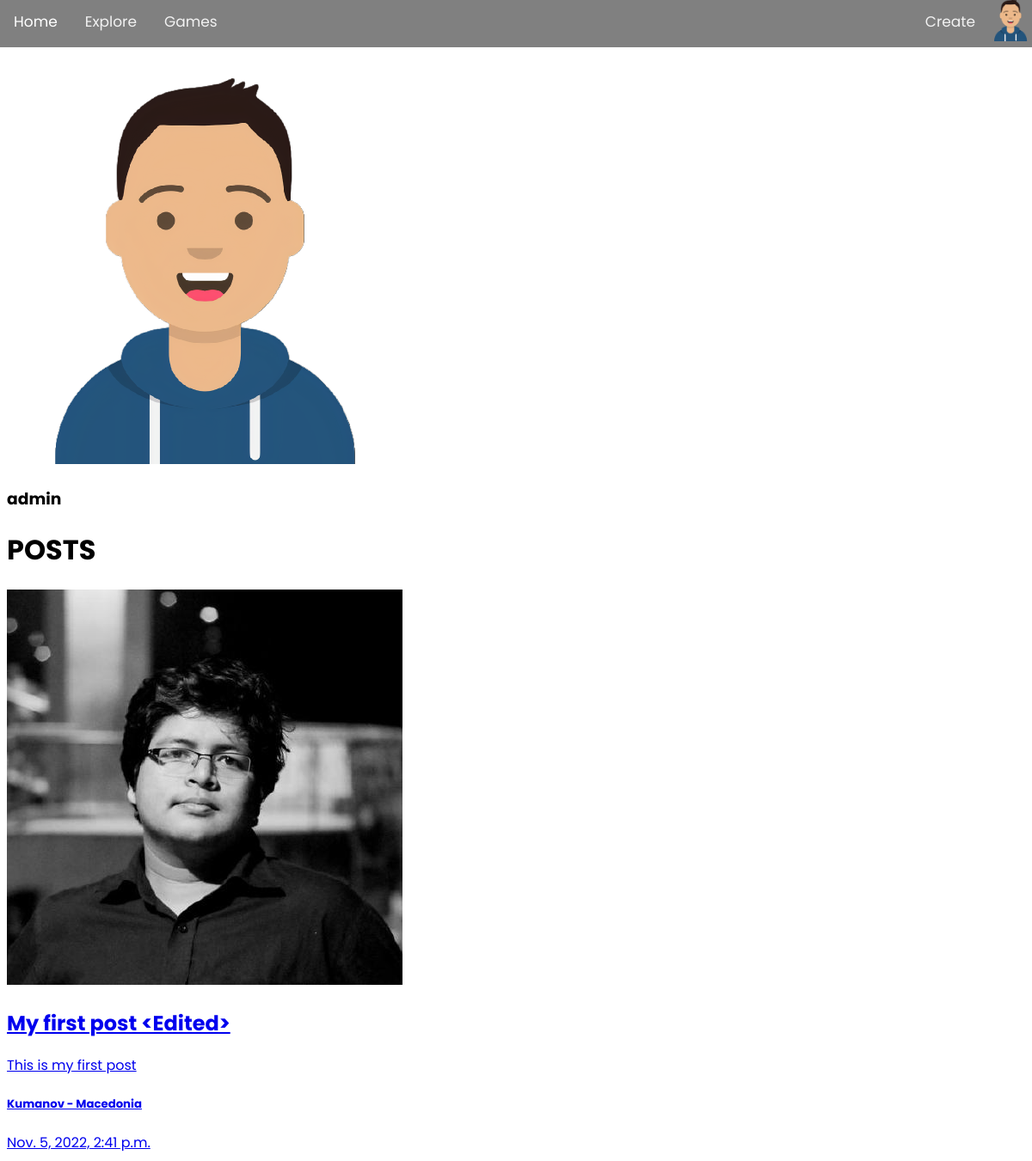
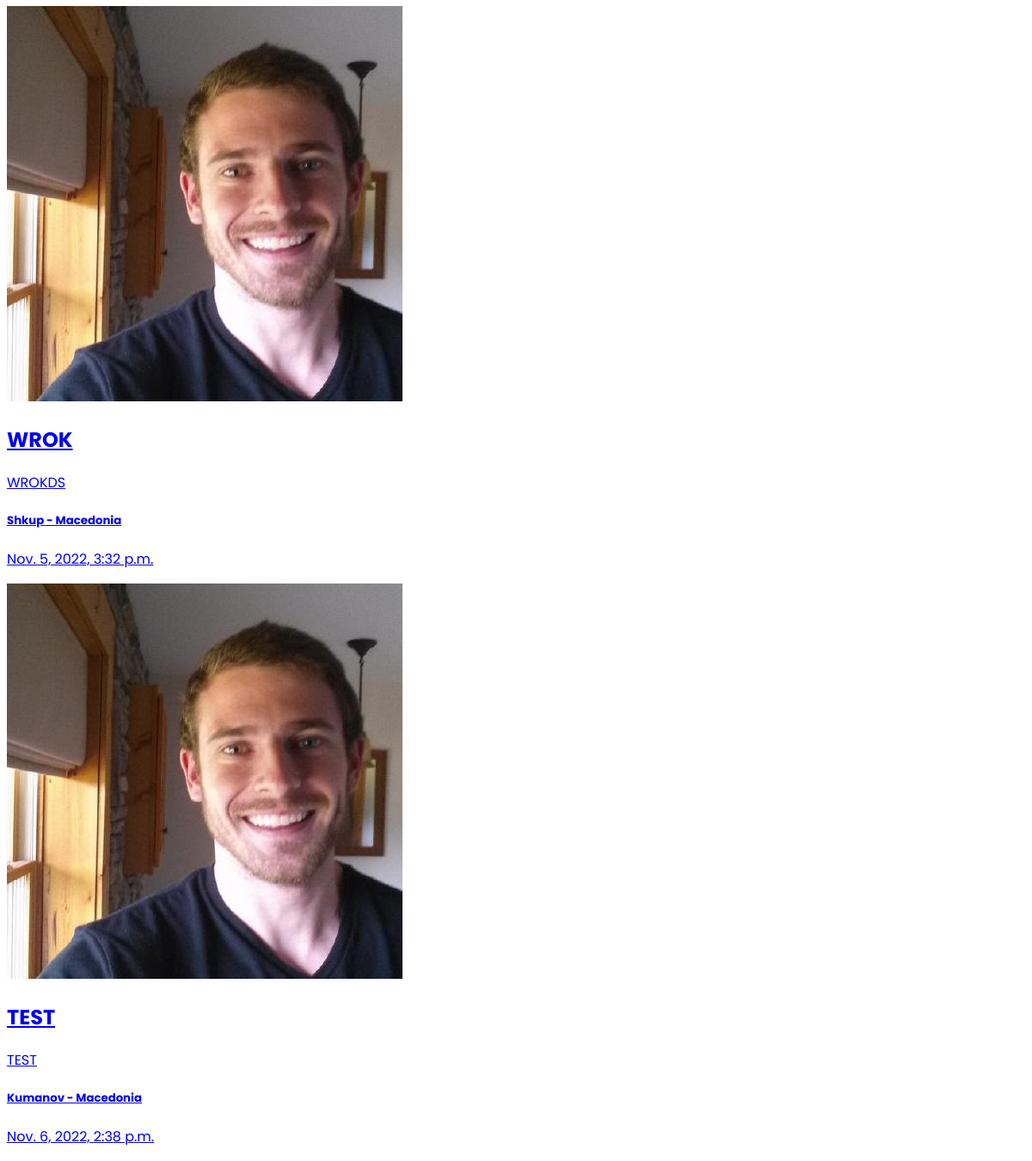
The page /profile/3f8df50d-3b65-4ad8-8a62-a27367810308/ (signed in) on the database as committed earlier (2 pictures, top to bottom).
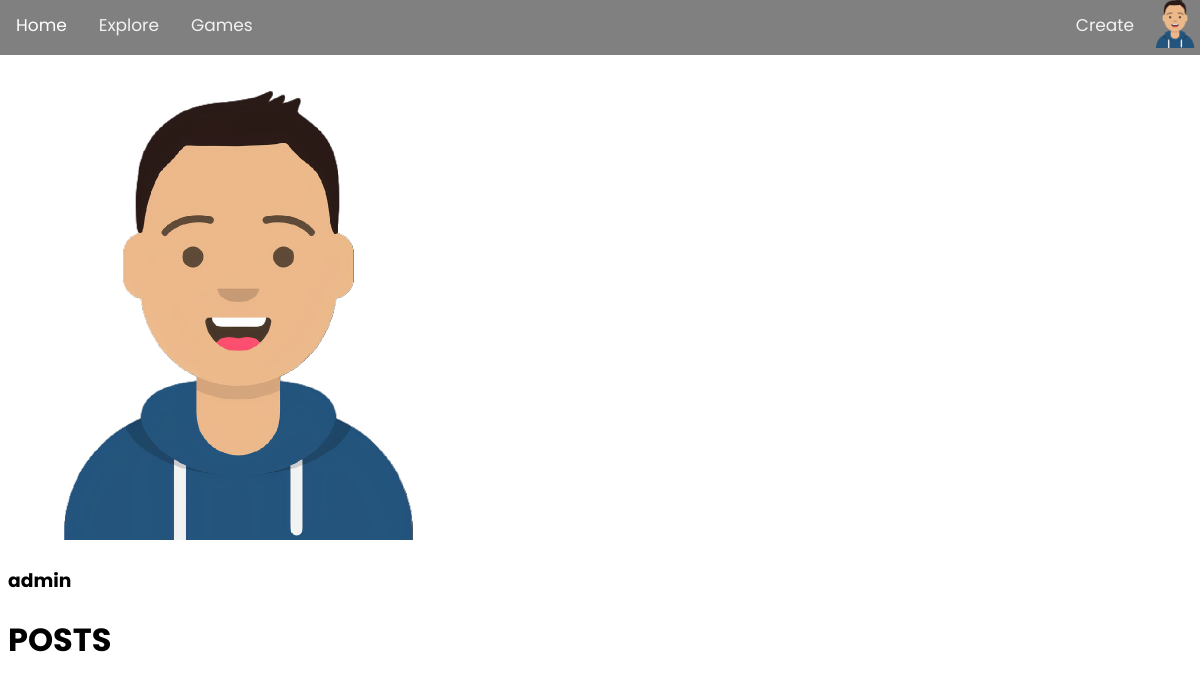
The same page on the database as committed later.
### posts/models.py (models this page shows, shortened)
class Posts(models.Model):
    owner = models.ForeignKey(Profile , on_delete=models.CASCADE)
    title = models.CharField(max_length=255)
    caption = models.TextField(blank=True , null=True)
    location = models.ForeignKey('Location' , on_delete=models.CASCADE,blank=True , null=True)
    post_image = models.ImageField(default='')
    created = models.DateTimeField(auto_now_add = True)
    id = models.UUIDField(default=uuid.uuid4 , unique=True ,
                        primary_key=True , editable=False)

class Location(models.Model):
    city = models.CharField(max_length=255,blank=True , null=True)
    country = models.CharField(max_length=255,blank=True , null=True)
    created = models.DateTimeField(auto_now_add = True)
    id = models.UUIDField(default=uuid.uuid4 , unique=True ,
                        primary_key=True , editable=False)
    def __str__(self):
        return f'{self.city} - {self.country}'

### users/views.py (the view)
# urls.py: path('profile/<str:pk>/',views.viewProfile ,name='profile'),
def viewProfile(request , pk):
    profile = Profile.objects.get(id=pk)
    posts = profile.posts_set.all()
    context = {
        'profile':profile,
        'posts':posts
    }
    return render(request, 'users/profile.html',context)

### users/templates/users/profile.html (shortened to what this page needs)
{% extends 'main.html' %}
{% block content %}
<img src="{{profile.profile_image.url}}" alt="">
<h3>{{profile.username}}</h3>
<h1>POSTS</h1>
{% for post in posts %}
<a href="{% url 'singlePost' post.id %}">
    <img src="{{post.post_image.url}}" />
    <h2>{{post.title}}</h2>
    {% if post.caption %}
    <p>{{post.caption}}</p>
    {% endif %}
    {% if post.location %}
    <h5>{{post.location}}</h5>
    {% endif %}
    <p>{{post.created}}</p>
    </a>
{% endfor %}
{% endblock content %}

Rows that differ between the two databases and show on the page:
removed Posts: post_image (picture), title "My first post <Edited>", caption "This is my first post", location "Kumanov - Macedonia", created "Nov. 5, 2022, 2:41 p.m."
removed Posts: post_image (picture), title "WROK", caption "WROKDS", location "Shkup - Macedonia", created "Nov. 5, 2022, 3:32 p.m."
removed Posts: post_image (picture), title "TEST", caption "TEST", location "Kumanov - Macedonia", created "Nov. 6, 2022, 2:38 p.m."
